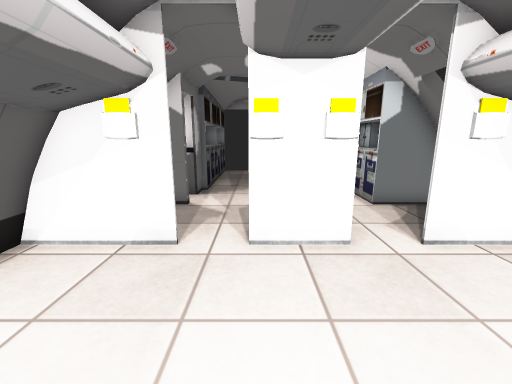
[1] (above)

14 first-person views from a walk through a 3-D level made in the Unity game engine. The camera is 1.2 m above the floor, tilts 12° down and sees 90° across. The floor is counted in squares, 0.5 m on a side. Each view is taken from the middle of a square. On the plan, view 1 faces up. The plan holds only what a view shows up to about 17 squares ahead; the rest is blank. The place goes on beyond the plan. Some surface patterns are stand-ins.

[2]
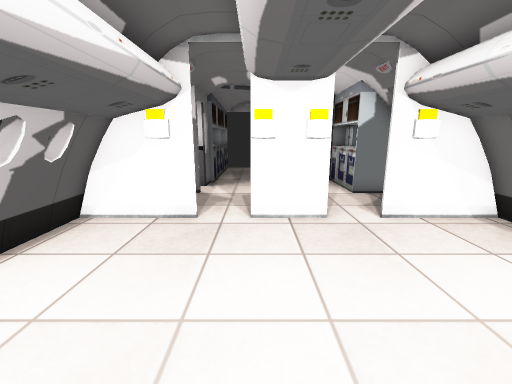

[3]
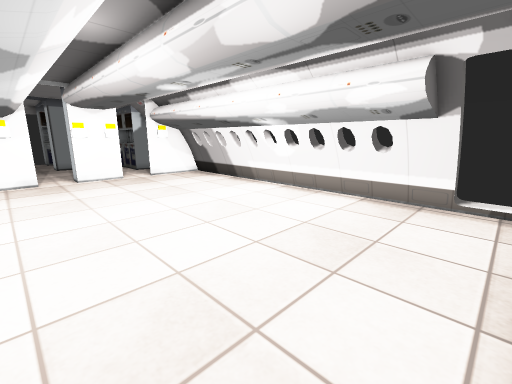

[4]
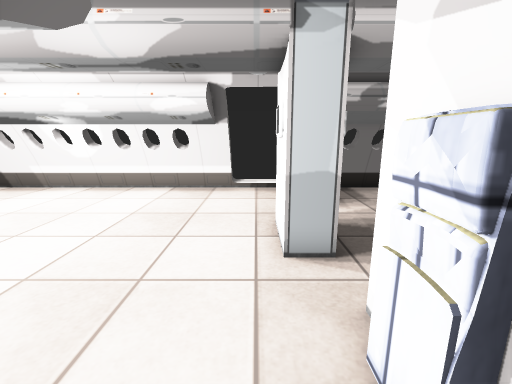

[5]
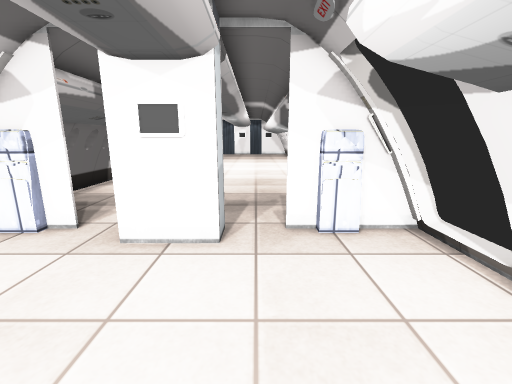

[6]
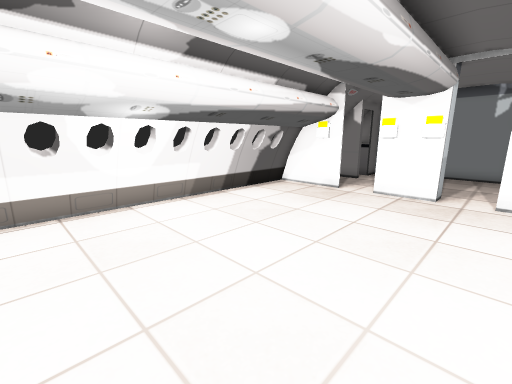

[7]
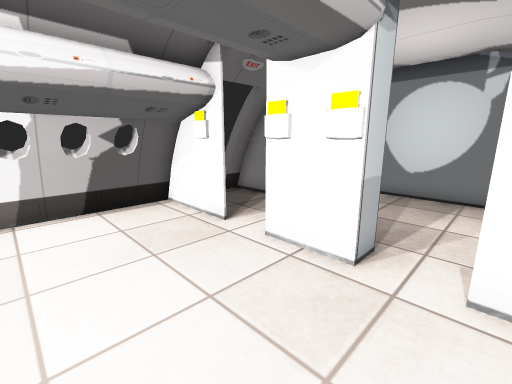

[8]
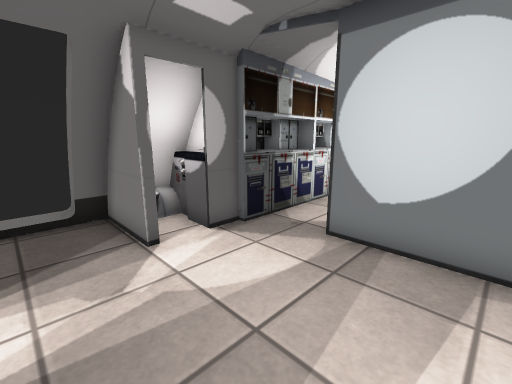

[9]
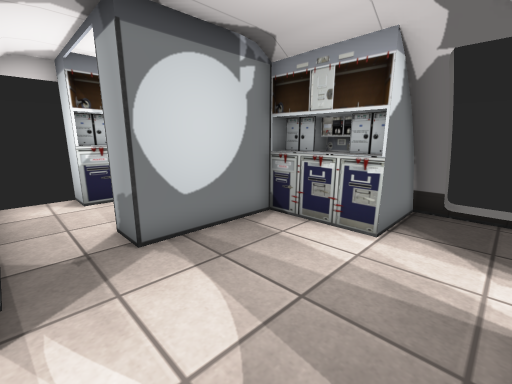

[10]
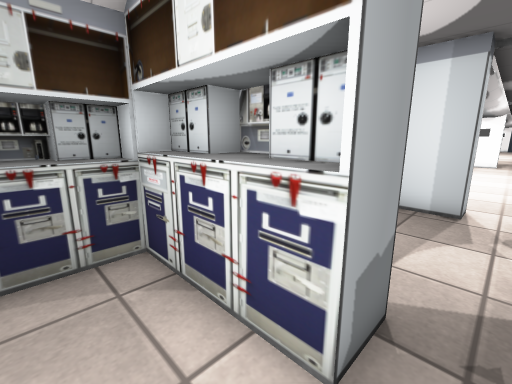

[11]
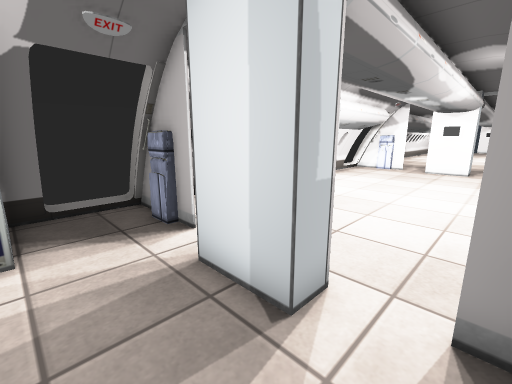

[12]
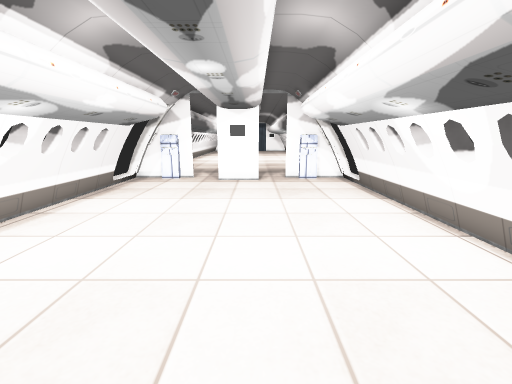

[13]
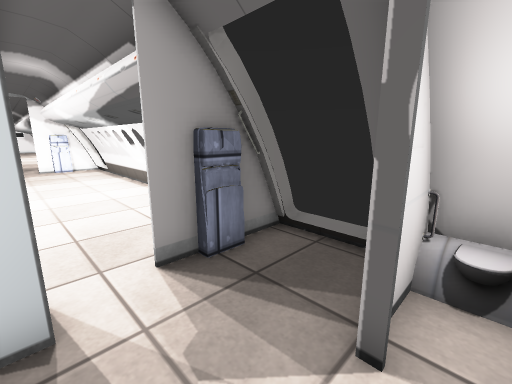

[14]
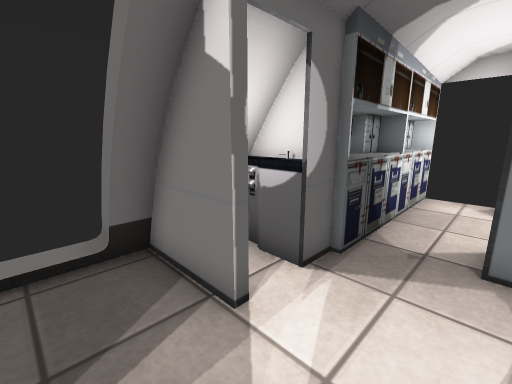

### Floor plan
Key: @ floor where view 1 was taken; # wall or solid block; . floor; = window, fence, low wall or low ledge; v drop or lower ground.
Columns run from 6 left of view 1 to 8 right of it. Each row starts with its distance up from view 1.
 17    #=...
 16    #=.....=#
 15    #=.....=##
 14    #=.##=###
 13    #=.#####
 12    ##.....==
 11   ##......=##
 10   #.......=##
  9  ###......####
  8 ###.........###
  7  .............
  6 #####.###.#####
  5   ###.###.###
  4     .......
  3     .......
  2     .......
  1     .......
  0     ..@....
 -1     .......
 -2     .......
 -3     .......
 -4  #  .......  #
 -5  #  .......  #
 -6  #  ....... ##
 -7  ## ....... ##
 -8  ## ....... #=
 -9  =##.......##=
-10 v##.........##v
-11 v.............v
-12 v###..###..###v
-13  =###.#  .###=

Where each view was taken, in squares from view 1:
view 1: 0 up, 0 right, facing up
view 2: 2 down, 0 right, facing up
view 3: 11 down, 3 left, facing up-right
view 4: 11 down, 5 left, facing right
view 5: 6 down, 1 left, facing down
view 6: 6 down, 4 right, facing up-left
view 7: 1 up, 4 right, facing up-left
view 8: 7 up, 3 right, facing up-left
view 9: 7 up, 2 left, facing up-right
view 10: 16 up, 1 left, facing down-right
view 11: 9 up, 2 left, facing down-right
view 12: 3 up, 0 right, facing down
view 13: 10 up, 0 right, facing down-left
view 14: 7 up, 0 right, facing up-left
